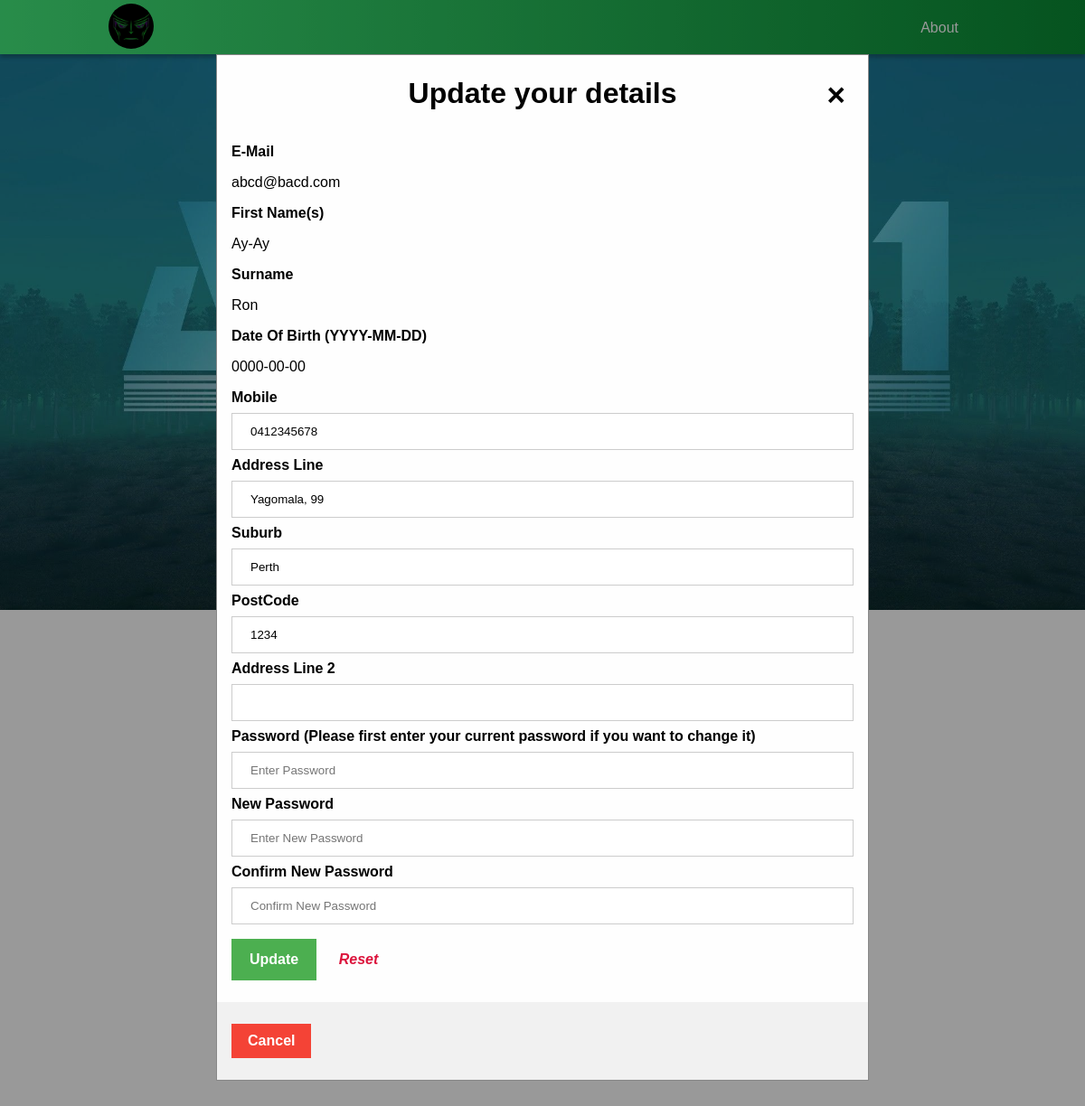
The page /profile.php (signed in) on the database its author committed.
### tables this page shows
CREATE TABLE `volounteers` (
  `email` char(50) NOT NULL,
  `first_name` char(100) NOT NULL,
  `surname` char(50) NOT NULL,
  `mobile` char(10) NOT NULL,
  `address` char(100) NOT NULL,
  `suburb` char(50) NOT NULL,
  `postcode` char(5) NOT NULL,
  `address_2` char(100) DEFAULT NULL,
  `dob` date NOT NULL,
  `password` char(60) NOT NULL
);

### profile.php (the view, shortened to what this page needs)
<?php
  @ $db = new mysqli('localhost', 'root', '', 'alien');
  $query = "SELECT * FROM volounteers WHERE email = '".$_SESSION['uname']."'";
  $result = $db->query($query);
  $volounteer_details = $result->fetch_assoc();
  $firstname = $volounteer_details['first_name'];
	$surname = $volounteer_details['surname'];
	$dob = $volounteer_details['dob'];
  $address = $volounteer_details['address'];
  $suburb = $volounteer_details['suburb'];
  $postcode = $volounteer_details['postcode'];
  $address_2 = $volounteer_details['address_2'];
	$mobile = $volounteer_details['mobile'];
  $email = $volounteer_details['email'];
?>
<!DOCTYPE html>
<html lang="en">
<head>
    <link rel="stylesheet" href="./style.css">
</head>
<body background="./img/bg_2.jpg" onload="document.getElementById('focus_point').focus()">
    <div class="header">
        <img id="icon" width='50px' height='50px' src = './img/icon.jpg' role='img' style="border-radius: 4pc">
        <div class="header-right">
            <button  class="about">About</button>
        </div>
    </div>
    <div id='id02' class='register' style="display: block">
      <form name="registerForm" class = "register-content animate" action="" method="post" onsubmit='return ValidateForm();'>
        <div class="imgcontainer">
            <a href="./volounteer.php"><span class="close" title="Close Login">&times;</span></a>
            <h1>Update your details</h1>
        </div>
        <div class="container">
            <label for="email"><b>E-Mail</b></label>
            <p id = "register_email"type="text" name="email"><?php echo$email; ?></p>
            <label for="firstname"><b>First Name(s)</b></label>
            <p type="text" name="firstname"><?php echo$firstname; ?></p>
            <label for="surname"><b>Surname</b></label>
            <p type="text" name="surname"><?php echo$surname; ?></p>
            <label for="dob"><b>Date Of Birth (YYYY-MM-DD)</b></label>
            <p type="text" name="dob"><?php echo$dob;?></p>
            <label for="mobile"><b>Mobile</b></label>
            <input type="text" name="mobile" id="focus_point" value="<?php echo$mobile; ?>">
            <label for="address"><b>Address Line</b></label>
            <input type="text" name="address" value = "<?php echo$address; ?>">
            <label for="suburb"><b>Suburb</b></label>
            <input type="text" name="suburb" value="<?php echo$suburb; ?>">
            <label for="postcode"><b>PostCode</b></label>
            <input type="text" name="postcode" value="<?php echo$postcode; ?>">
            <label for="address_l2"><b>Address Line 2</b></label>
            <input type="text" name="address_l2" value="<?php echo$address_2; ?>">
            <label for="pwd"><b>Password (Please first enter your current password if you want to change it)<b> </b></label>
            <input type="password" placeholder="Enter Password" name="pwd" >
            <label for="con_pwd"><b>New Password</b></label>
            <input type="password" placeholder="Enter New Password" name="new_pwd">
            <label for="con_pwd"><b>Confirm New Password</b></label>
            <input type="password" placeholder="Confirm New Password" name="con_new_pwd">
            <button type="submit" name="edit_profile" value="true">Update</button>
            <button id="resetbtn"type="reset" onlick="alert('Empty fields will simply be ignored.')">Reset</button>
          </div>
          <div class="container" style="background-color:#f1f1f1">
            <a href="./volounteer.php"><button type="button" class="cancelbtn">Cancel</button></a>
          </div>
      </form>
    </div>
</body>
</html>

### style.css (style rules this page uses)
body { width: auto; background-position: center top; background-repeat: no-repeat; background-size: cover; }
.header { background-image: linear-gradient(to right, #43e97b 0%, #098a34 100%); position: fixed; width: 100%; height: 60px; left: 0px; top: 0px; box-shadow: 0px 4px 4px rgba(8, 20, 0, 0.25); z-index: 99; }
.header img { float: left; margin: 0.3% 0% 0% 10%; }
.header-right { float: right; padding: 0% 10% 0% 0%; }
button { background-color: #4CAF50; color: white; border: none; cursor: pointer; font: inherit; }
body { font-family: Arial, Helvetica, sans-serif; }
input[type=text], input[type=password] { width: 100%; padding: 12px 20px; margin: 8px 0; display: inline-block; border: 1px solid #ccc; box-sizing: border-box; }
button { background-color: #4CAF50; color: white; padding: 14px 20px; margin: 8px 0; border: none; cursor: pointer; width: auto; }
#resetbtn { background: none; font-style: italic; color: crimson; }
.about { background: none; border-radius: 2pc; }
.cancelbtn { width: auto; padding: 10px 18px; background-color: #f44336; }
.imgcontainer { text-align: center; margin: 24px 0 12px 0; position: relative; }
.container { padding: 16px; }
.register { display: none; position: fixed; z-index: 100; left: 0; top: 0; width: 100%; height: 100%; overflow: auto; background-color: rgb(0,0,0); background-color: rgba(0,0,0,0.4); padding-top: 60px; }
.register-content { background-color: #fefefe; margin: 0% auto 15% auto; border: 1px solid #888; width: 60%; }
.close { position: absolute; right: 25px; top: 0; color: #000; font-size: 35px; font-weight: bold; }
.animate { -webkit-animation: animatezoom 0.6s; animation: animatezoom 0.6s }

### rows shown on the page
volounteers: email "abcd@bacd.com", first_name "Ay-Ay", surname "Ron", dob "0000-00-00", mobile "0412345678", address "Yagomala, 99", suburb "Perth", postcode "1234"
